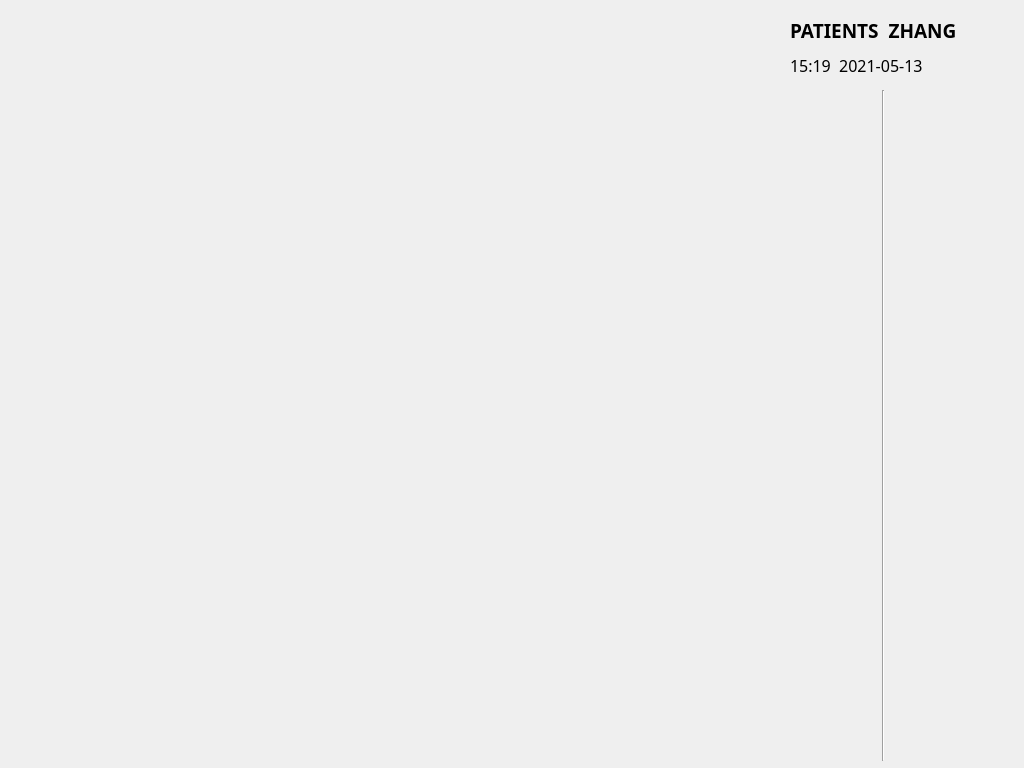
<?xml version="1.0" encoding="UTF-8"?>
<ui version="4.0">
 <class>Interface</class>
 <widget class="QWidget" name="Interface">
  <property name="geometry">
   <rect>
    <x>0</x>
    <y>0</y>
    <width>1024</width>
    <height>768</height>
   </rect>
  </property>
  <property name="windowTitle">
   <string>Form</string>
  </property>
  <property name="styleSheet">
   <string notr="true">background-color:&quot;#E6EAEB&quot;</string>
  </property>
  <widget class="QWidget" name="widget" native="true">
   <property name="geometry">
    <rect>
     <x>10</x>
     <y>10</y>
     <width>200</width>
     <height>70</height>
    </rect>
   </property>
  </widget>
  <widget class="QWidget" name="widget_2" native="true">
   <property name="geometry">
    <rect>
     <x>220</x>
     <y>10</y>
     <width>400</width>
     <height>70</height>
    </rect>
   </property>
  </widget>
  <widget class="QWidget" name="widget_3" native="true">
   <property name="geometry">
    <rect>
     <x>630</x>
     <y>10</y>
     <width>130</width>
     <height>70</height>
    </rect>
   </property>
  </widget>
  <widget class="QLabel" name="label">
   <property name="geometry">
    <rect>
     <x>790</x>
     <y>20</y>
     <width>211</width>
     <height>20</height>
    </rect>
   </property>
   <property name="font">
    <font>
     <family>微软雅黑</family>
     <pointsize>14</pointsize>
     <weight>75</weight>
     <bold>true</bold>
    </font>
   </property>
   <property name="text">
    <string>PATIENTS  ZHANG</string>
   </property>
  </widget>
  <widget class="QLabel" name="label_2">
   <property name="geometry">
    <rect>
     <x>790</x>
     <y>50</y>
     <width>141</width>
     <height>30</height>
    </rect>
   </property>
   <property name="font">
    <font>
     <family>微软雅黑</family>
     <pointsize>12</pointsize>
    </font>
   </property>
   <property name="text">
    <string>15:19  2021-05-13</string>
   </property>
  </widget>
  <widget class="QWidget" name="widget_4" native="true">
   <property name="geometry">
    <rect>
     <x>950</x>
     <y>40</y>
     <width>61</width>
     <height>30</height>
    </rect>
   </property>
  </widget>
  <widget class="Line" name="line">
   <property name="geometry">
    <rect>
     <x>873</x>
     <y>90</y>
     <width>20</width>
     <height>671</height>
    </rect>
   </property>
   <property name="styleSheet">
    <string notr="true">color:&quot;#A7B8CB&quot;</string>
   </property>
   <property name="orientation">
    <enum>Qt::Vertical</enum>
   </property>
  </widget>
  <widget class="QWidget" name="widget_5" native="true">
   <property name="geometry">
    <rect>
     <x>10</x>
     <y>89</y>
     <width>861</width>
     <height>451</height>
    </rect>
   </property>
   <widget class="QWidget" name="widget_11" native="true">
    <property name="geometry">
     <rect>
      <x>0</x>
      <y>190</y>
      <width>861</width>
      <height>261</height>
     </rect>
    </property>
   </widget>
   <widget class="QWidget" name="widget_12" native="true">
    <property name="geometry">
     <rect>
      <x>0</x>
      <y>0</y>
      <width>861</width>
      <height>171</height>
     </rect>
    </property>
    <widget class="QWidget" name="widget_14" native="true">
     <property name="geometry">
      <rect>
       <x>0</x>
       <y>0</y>
       <width>215</width>
       <height>171</height>
      </rect>
     </property>
    </widget>
    <widget class="QWidget" name="widget_15" native="true">
     <property name="geometry">
      <rect>
       <x>215</x>
       <y>0</y>
       <width>215</width>
       <height>171</height>
      </rect>
     </property>
    </widget>
    <widget class="QWidget" name="widget_16" native="true">
     <property name="geometry">
      <rect>
       <x>430</x>
       <y>0</y>
       <width>215</width>
       <height>171</height>
      </rect>
     </property>
    </widget>
    <widget class="QWidget" name="widget_17" native="true">
     <property name="geometry">
      <rect>
       <x>645</x>
       <y>0</y>
       <width>215</width>
       <height>171</height>
      </rect>
     </property>
    </widget>
   </widget>
   <widget class="QWidget" name="widget_13" native="true">
    <property name="geometry">
     <rect>
      <x>0</x>
      <y>175</y>
      <width>861</width>
      <height>10</height>
     </rect>
    </property>
   </widget>
  </widget>
  <widget class="QWidget" name="widget_6" native="true">
   <property name="geometry">
    <rect>
     <x>889</x>
     <y>89</y>
     <width>131</width>
     <height>271</height>
    </rect>
   </property>
  </widget>
  <widget class="QWidget" name="widget_7" native="true">
   <property name="geometry">
    <rect>
     <x>9</x>
     <y>669</y>
     <width>861</width>
     <height>91</height>
    </rect>
   </property>
  </widget>
  <widget class="QWidget" name="widget_8" native="true">
   <property name="geometry">
    <rect>
     <x>890</x>
     <y>669</y>
     <width>131</width>
     <height>91</height>
    </rect>
   </property>
  </widget>
  <widget class="QWidget" name="widget_9" native="true">
   <property name="geometry">
    <rect>
     <x>10</x>
     <y>550</y>
     <width>861</width>
     <height>111</height>
    </rect>
   </property>
  </widget>
  <widget class="QWidget" name="widget_10" native="true">
   <property name="geometry">
    <rect>
     <x>889</x>
     <y>568</y>
     <width>131</width>
     <height>80</height>
    </rect>
   </property>
  </widget>
 </widget>
 <resources/>
 <connections/>
</ui>
